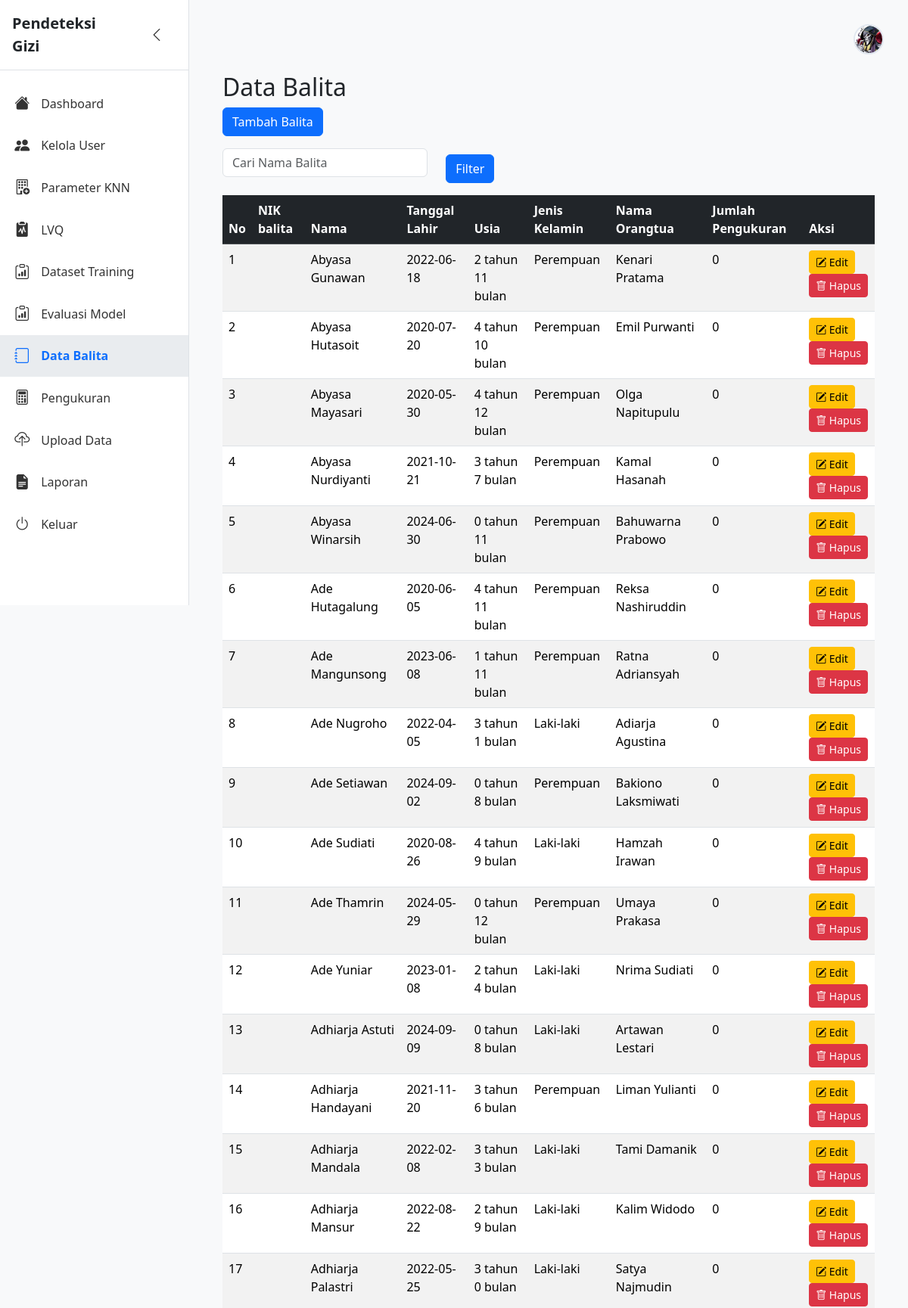
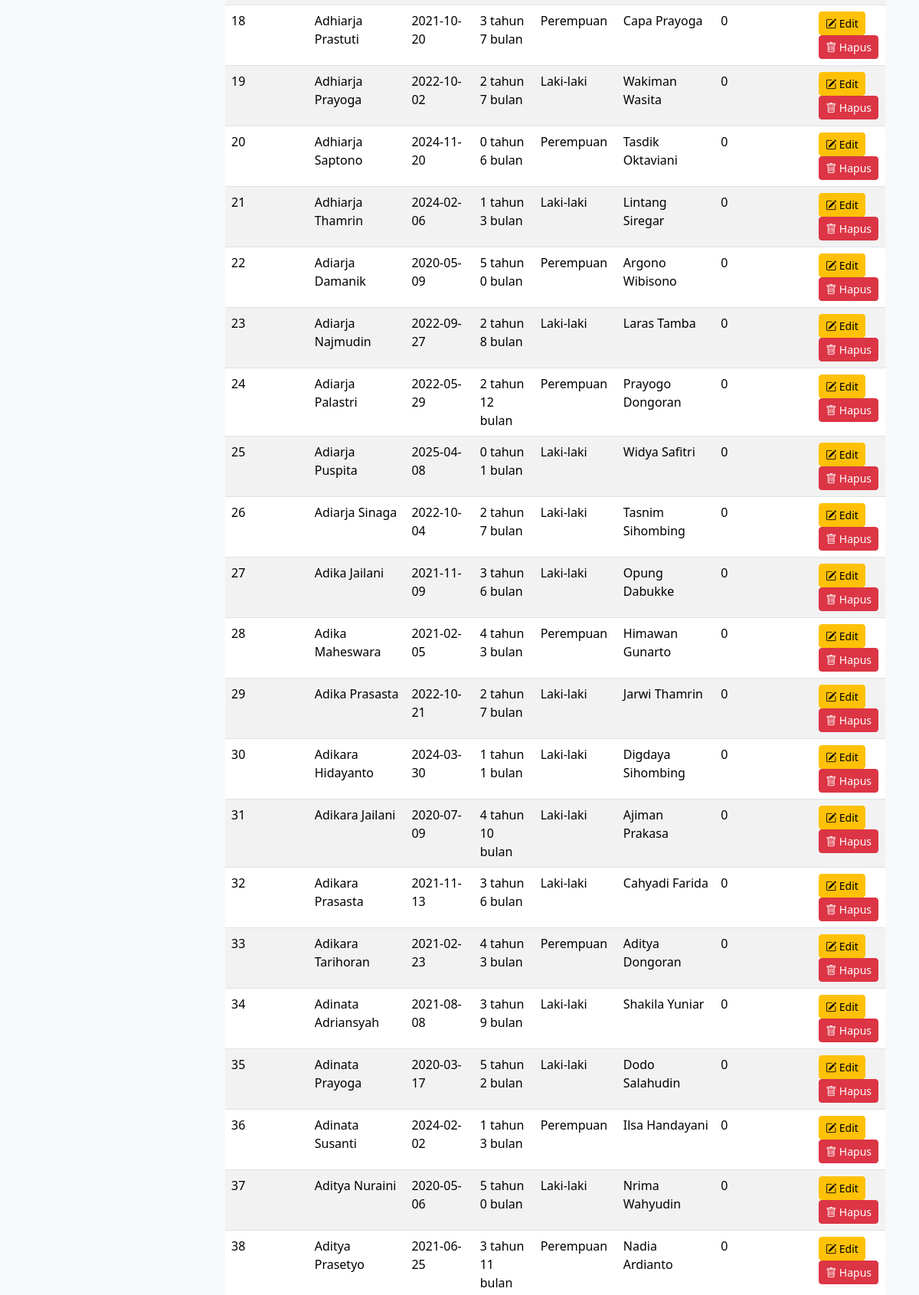
The app's page /balita (signed in, upper part) with its own data (2 pictures, top to bottom).
### tables this page shows
CREATE TABLE "balita" (
    id INTEGER PRIMARY KEY AUTOINCREMENT,
    nama TEXT NOT NULL,
    tanggal_lahir DATE NOT NULL,
    jenis_kelamin TEXT NOT NULL CHECK (jenis_kelamin IN ('L', 'P')),
    nama_ortu TEXT NOT NULL,
    provinsi TEXT NOT NULL DEFAULT 'BANTEN',
    kabupaten_kota TEXT NOT NULL DEFAULT 'KAB LEBAK',
    kecamatan TEXT NOT NULL DEFAULT 'CIMARGA',
    puskesmas TEXT NOT NULL DEFAULT 'CIMARGA',
    desa_id INTEGER,
    rt TEXT,
    rw TEXT,
    alamat TEXT,
    created_at TIMESTAMP DEFAULT CURRENT_TIMESTAMP,
    updated_at TIMESTAMP DEFAULT CURRENT_TIMESTAMP,
    FOREIGN KEY (desa_id) REFERENCES desa_cimarga(id)
);

### app.py (the view)
@app.route('/balita')
@login_required
def data_balita():
    nama = request.args.get('nama', '').strip()
    tanggal_mulai = request.args.get('tanggal_mulai', '').strip()
    tanggal_akhir = request.args.get('tanggal_akhir', '').strip()
    page = request.args.get('page', 1, type=int)
    per_page = 50
    offset = (page - 1) * per_page
    conn = get_db()
    try:
        query = '''
            SELECT b.*,
                   (SELECT COUNT(*) FROM pengukuran WHERE balita_id = b.id) as jumlah_pengukuran,
                   CAST((julianday('now') - julianday(b.tanggal_lahir)) / 365 AS INTEGER) as usia_tahun,
                   CAST(((julianday('now') - julianday(b.tanggal_lahir)) % 365) / 30 AS INTEGER) as usia_bulan
            FROM balita b
            WHERE 1=1
        '''
        params = []
        if nama:
            query += ' AND b.nama LIKE ?'
            params.append(f'%{nama}%')
        if tanggal_mulai:
            query += ' AND b.tanggal_lahir >= ?'
            params.append(tanggal_mulai)
        if tanggal_akhir:
            query += ' AND b.tanggal_lahir <= ?'
            params.append(tanggal_akhir)
        query += ' ORDER BY b.nama LIMIT ? OFFSET ?'
        params.extend([per_page, offset])
        balita = conn.execute(query, params).fetchall()
        count_query = '''
            SELECT COUNT(*)
            FROM balita b
            WHERE 1=1
        '''
        count_params = []
        if nama:
            count_query += ' AND b.nama LIKE ?'
            count_params.append(f'%{nama}%')
        if tanggal_mulai:
            count_query += ' AND b.tanggal_lahir >= ?'
            count_params.append(tanggal_mulai)
        if tanggal_akhir:
            count_query += ' AND b.tanggal_lahir <= ?'
            count_params.append(tanggal_akhir)
        if count_params:
            total_data = conn.execute(count_query, count_params).fetchone()[0]
        else:
            total_data = conn.execute(count_query).fetchone()[0]
    finally:
        conn.close()
    has_next = (offset + per_page) < total_data
    return render_template('balita/data.html', balita=balita, page=page, has_next=has_next)

### app.py (called while the page is built)
def get_db():
    conn = sqlite3.connect(app.config['DATABASE'])
    conn.row_factory = sqlite3.Row
    conn.execute("PRAGMA foreign_keys = ON")
    return conn

def login_required(f):
    @wraps(f)
    def decorated(*args, **kwargs):
        if 'user_id' not in session:
            flash('Silakan login terlebih dahulu', 'danger')
            return redirect(url_for('login'))
        return f(*args, **kwargs)
    return decorated

### templates/balita/data.html (shortened to what this page needs)
{% extends "base.html" %}
{% block content %}
<div class="container mt-4">
    <h2>Data Balita</h2>
    <a href="{{ url_for('tambah_balita') }}" class="btn btn-primary mb-3">
         Tambah Balita
    </a>
    <form method="GET" class="mb-3">
    <div class="row">
        <div class="col-md-4">
            <input type="text" class="form-control" name="nama" placeholder="Cari Nama Balita" value="{{ request.args.get('nama', '') }}">
        </div>
        <div class="col-md-4 mt-2">
            <button type="submit" class="btn btn-primary">Filter</button>
        </div>
    </div>
</form>
    <div class="table-responsive">
        <table class="table table-striped">
            <thead class="table-dark">
                <tr>
                    <th>No</th>
                    <th>NIK balita</th>
                    <th>Nama</th>
                    <th>Tanggal Lahir</th>
                    <th>Usia</th>
                    <th>Jenis Kelamin</th>
                    <th>Nama Orangtua</th>
                    <th>Jumlah Pengukuran</th>
                    <th>Aksi</th>
                </tr>
            </thead>
            <tbody>
                {% for b in balita %}
                <tr>
                    <td>{{ loop.index + (page - 1) * 50 }}</td>
                    <td>{{ b.nik }}</td>
                    <td>{{ b.nama }}</td>
                    <td>{{ b.tanggal_lahir }}</td>
                    <td>{{ b.usia_tahun }} tahun {{ b.usia_bulan }} bulan</td>
                    <td>{{ 'Laki-laki' if b.jenis_kelamin == 'L' else 'Perempuan' }}</td>
                    <td>{{ b.nama_ortu }}</td>
                    <td>{{ b.jumlah_pengukuran }}</td>
                    <td>
                        <a href="{{ url_for('edit_balita', id=b.id) }}" class="btn btn-sm btn-warning">
                            <i class="bi bi-pencil-square"></i> Edit
                        </a>
                        <a href="{{ url_for('hapus_balita', id=b.id) }}" class="btn btn-sm btn-danger"
                           onclick="return confirm('Yakin ingin menghapus?')">
                           <i class="bi bi-trash"></i> Hapus
                        </a>
                    </td>
                </tr>
                {% endfor %}
            </tbody>
        </table>
    </div>
</div>
{% endblock %}

### templates/base.html (style rules this page uses)
body { background: #f8f9fa; }

### records on screen
balita: nama "Abyasa Gunawan", tanggal_lahir "2022-06-18", usia_tahun "2", usia_bulan "11", jenis_kelamin "Perempuan", nama_ortu "Kenari Pratama", jumlah_pengukuran "0"
balita: nama "Abyasa Hutasoit", tanggal_lahir "2020-07-20", usia_tahun "4", usia_bulan "10", jenis_kelamin "Perempuan", nama_ortu "Emil Purwanti", jumlah_pengukuran "0"
balita: nama "Abyasa Mayasari", tanggal_lahir "2020-05-30", usia_tahun "4", usia_bulan "12", jenis_kelamin "Perempuan", nama_ortu "Olga Napitupulu", jumlah_pengukuran "0"
balita: nama "Abyasa Nurdiyanti", tanggal_lahir "2021-10-21", usia_tahun "3", usia_bulan "7", jenis_kelamin "Perempuan", nama_ortu "Kamal Hasanah", jumlah_pengukuran "0"
balita: nama "Abyasa Winarsih", tanggal_lahir "2024-06-30", usia_tahun "0", usia_bulan "11", jenis_kelamin "Perempuan", nama_ortu "Bahuwarna Prabowo", jumlah_pengukuran "0"
balita: nama "Ade Hutagalung", tanggal_lahir "2020-06-05", usia_tahun "4", usia_bulan "11", jenis_kelamin "Perempuan", nama_ortu "Reksa Nashiruddin", jumlah_pengukuran "0"
balita: nama "Ade Mangunsong", tanggal_lahir "2023-06-08", usia_tahun "1", usia_bulan "11", jenis_kelamin "Perempuan", nama_ortu "Ratna Adriansyah", jumlah_pengukuran "0"
balita: nama "Ade Nugroho", tanggal_lahir "2022-04-05", usia_tahun "3", usia_bulan "1", jenis_kelamin "Laki-laki", nama_ortu "Adiarja Agustina", jumlah_pengukuran "0"
balita: nama "Ade Setiawan", tanggal_lahir "2024-09-02", usia_tahun "0", usia_bulan "8", jenis_kelamin "Perempuan", nama_ortu "Bakiono Laksmiwati", jumlah_pengukuran "0"
balita: nama "Ade Sudiati", tanggal_lahir "2020-08-26", usia_tahun "4", usia_bulan "9", jenis_kelamin "Laki-laki", nama_ortu "Hamzah Irawan", jumlah_pengukuran "0"
balita: nama "Ade Thamrin", tanggal_lahir "2024-05-29", usia_tahun "0", usia_bulan "12", jenis_kelamin "Perempuan", nama_ortu "Umaya Prakasa", jumlah_pengukuran "0"
balita: nama "Ade Yuniar", tanggal_lahir "2023-01-08", usia_tahun "2", usia_bulan "4", jenis_kelamin "Laki-laki", nama_ortu "Nrima Sudiati", jumlah_pengukuran "0"
balita: nama "Adhiarja Astuti", tanggal_lahir "2024-09-09", usia_tahun "0", usia_bulan "8", jenis_kelamin "Laki-laki", nama_ortu "Artawan Lestari", jumlah_pengukuran "0"
balita: nama "Adhiarja Handayani", tanggal_lahir "2021-11-20", usia_tahun "3", usia_bulan "6", jenis_kelamin "Perempuan", nama_ortu "Liman Yulianti", jumlah_pengukuran "0"
balita: nama "Adhiarja Mandala", tanggal_lahir "2022-02-08", usia_tahun "3", usia_bulan "3", jenis_kelamin "Laki-laki", nama_ortu "Tami Damanik", jumlah_pengukuran "0"
balita: nama "Adhiarja Mansur", tanggal_lahir "2022-08-22", usia_tahun "2", usia_bulan "9", jenis_kelamin "Laki-laki", nama_ortu "Kalim Widodo", jumlah_pengukuran "0"
balita: nama "Adhiarja Palastri", tanggal_lahir "2022-05-25", usia_tahun "3", usia_bulan "0", jenis_kelamin "Laki-laki", nama_ortu "Satya Najmudin", jumlah_pengukuran "0"
balita: nama "Adhiarja Prastuti", tanggal_lahir "2021-10-20", usia_tahun "3", usia_bulan "7", jenis_kelamin "Perempuan", nama_ortu "Capa Prayoga", jumlah_pengukuran "0"
balita: nama "Adhiarja Prayoga", tanggal_lahir "2022-10-02", usia_tahun "2", usia_bulan "7", jenis_kelamin "Laki-laki", nama_ortu "Wakiman Wasita", jumlah_pengukuran "0"
balita: nama "Adhiarja Saptono", tanggal_lahir "2024-11-20", usia_tahun "0", usia_bulan "6", jenis_kelamin "Perempuan", nama_ortu "Tasdik Oktaviani", jumlah_pengukuran "0"
balita: nama "Adhiarja Thamrin", tanggal_lahir "2024-02-06", usia_tahun "1", usia_bulan "3", jenis_kelamin "Laki-laki", nama_ortu "Lintang Siregar", jumlah_pengukuran "0"
balita: nama "Adiarja Damanik", tanggal_lahir "2020-05-09", usia_tahun "5", usia_bulan "0", jenis_kelamin "Perempuan", nama_ortu "Argono Wibisono", jumlah_pengukuran "0"
balita: nama "Adiarja Najmudin", tanggal_lahir "2022-09-27", usia_tahun "2", usia_bulan "8", jenis_kelamin "Laki-laki", nama_ortu "Laras Tamba", jumlah_pengukuran "0"
balita: nama "Adiarja Palastri", tanggal_lahir "2022-05-29", usia_tahun "2", usia_bulan "12", jenis_kelamin "Perempuan", nama_ortu "Prayogo Dongoran", jumlah_pengukuran "0"
balita: nama "Adiarja Puspita", tanggal_lahir "2025-04-08", usia_tahun "0", usia_bulan "1", jenis_kelamin "Laki-laki", nama_ortu "Widya Safitri", jumlah_pengukuran "0"
balita: nama "Adiarja Sinaga", tanggal_lahir "2022-10-04", usia_tahun "2", usia_bulan "7", jenis_kelamin "Laki-laki", nama_ortu "Tasnim Sihombing", jumlah_pengukuran "0"
balita: nama "Adika Jailani", tanggal_lahir "2021-11-09", usia_tahun "3", usia_bulan "6", jenis_kelamin "Laki-laki", nama_ortu "Opung Dabukke", jumlah_pengukuran "0"
balita: nama "Adika Maheswara", tanggal_lahir "2021-02-05", usia_tahun "4", usia_bulan "3", jenis_kelamin "Perempuan", nama_ortu "Himawan Gunarto", jumlah_pengukuran "0"
balita: nama "Adika Prasasta", tanggal_lahir "2022-10-21", usia_tahun "2", usia_bulan "7", jenis_kelamin "Laki-laki", nama_ortu "Jarwi Thamrin", jumlah_pengukuran "0"
balita: nama "Adikara Hidayanto", tanggal_lahir "2024-03-30", usia_tahun "1", usia_bulan "1", jenis_kelamin "Laki-laki", nama_ortu "Digdaya Sihombing", jumlah_pengukuran "0"
balita: nama "Adikara Jailani", tanggal_lahir "2020-07-09", usia_tahun "4", usia_bulan "10", jenis_kelamin "Laki-laki", nama_ortu "Ajiman Prakasa", jumlah_pengukuran "0"
balita: nama "Adikara Prasasta", tanggal_lahir "2021-11-13", usia_tahun "3", usia_bulan "6", jenis_kelamin "Laki-laki", nama_ortu "Cahyadi Farida", jumlah_pengukuran "0"
balita: nama "Adikara Tarihoran", tanggal_lahir "2021-02-23", usia_tahun "4", usia_bulan "3", jenis_kelamin "Perempuan", nama_ortu "Aditya Dongoran", jumlah_pengukuran "0"
balita: nama "Adinata Adriansyah", tanggal_lahir "2021-08-08", usia_tahun "3", usia_bulan "9", jenis_kelamin "Laki-laki", nama_ortu "Shakila Yuniar", jumlah_pengukuran "0"
balita: nama "Adinata Prayoga", tanggal_lahir "2020-03-17", usia_tahun "5", usia_bulan "2", jenis_kelamin "Laki-laki", nama_ortu "Dodo Salahudin", jumlah_pengukuran "0"
balita: nama "Adinata Susanti", tanggal_lahir "2024-02-02", usia_tahun "1", usia_bulan "3", jenis_kelamin "Perempuan", nama_ortu "Ilsa Handayani", jumlah_pengukuran "0"
balita: nama "Aditya Nuraini", tanggal_lahir "2020-05-06", usia_tahun "5", usia_bulan "0", jenis_kelamin "Laki-laki", nama_ortu "Nrima Wahyudin", jumlah_pengukuran "0"
balita: nama "Aditya Prasetyo", tanggal_lahir "2021-06-25", usia_tahun "3", usia_bulan "11", jenis_kelamin "Perempuan", nama_ortu "Nadia Ardianto", jumlah_pengukuran "0"
